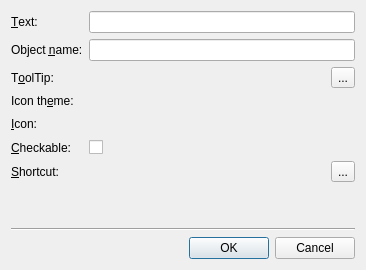
<?xml version="1.0" encoding="UTF-8"?>
<ui version="4.0">
 <comment>*********************************************************************
**
** Copyright (C) 2014 Digia Plc and/or its subsidiary(-ies).
** Contact: http://www.qt-project.org/legal
**
** This file is part of the Qt Designer of the Qt Toolkit.
**
** $QT_BEGIN_LICENSE:LGPL$
** Commercial License Usage
** Licensees holding valid commercial Qt licenses may use this file in
** accordance with the commercial license agreement provided with the
** Software or, alternatively, in accordance with the terms contained in
** a written agreement between you and Digia.  For licensing terms and
** conditions see http://qt.digia.com/licensing.  For further information
** use the contact form at http://qt.digia.com/contact-us.
**
** GNU Lesser General Public License Usage
** Alternatively, this file may be used under the terms of the GNU Lesser
** General Public License version 2.1 as published by the Free Software
** Foundation and appearing in the file LICENSE.LGPL included in the
** packaging of this file.  Please review the following information to
** ensure the GNU Lesser General Public License version 2.1 requirements
** will be met: http://www.gnu.org/licenses/old-licenses/lgpl-2.1.html.
**
** In addition, as a special exception, Digia gives you certain additional
** rights.  These rights are described in the Digia Qt LGPL Exception
** version 1.1, included in the file LGPL_EXCEPTION.txt in this package.
**
** GNU General Public License Usage
** Alternatively, this file may be used under the terms of the GNU
** General Public License version 3.0 as published by the Free Software
** Foundation and appearing in the file LICENSE.GPL included in the
** packaging of this file.  Please review the following information to
** ensure the GNU General Public License version 3.0 requirements will be
** met: http://www.gnu.org/copyleft/gpl.html.
**
**
** $QT_END_LICENSE$
**
*********************************************************************</comment>
 <class>qdesigner_internal::NewActionDialog</class>
 <widget class="QDialog" name="qdesigner_internal::NewActionDialog">
  <property name="geometry">
   <rect>
    <x>0</x>
    <y>0</y>
    <width>366</width>
    <height>270</height>
   </rect>
  </property>
  <property name="windowTitle">
   <string>New Action...</string>
  </property>
  <layout class="QVBoxLayout" name="verticalLayout">
   <item>
    <layout class="QFormLayout" name="formLayout">
     <item row="0" column="0">
      <widget class="QLabel" name="textLabel">
       <property name="text">
        <string>&amp;Text:</string>
       </property>
       <property name="buddy">
        <cstring>editActionText</cstring>
       </property>
      </widget>
     </item>
     <item row="0" column="1">
      <widget class="QLineEdit" name="editActionText">
       <property name="minimumSize">
        <size>
         <width>255</width>
         <height>0</height>
        </size>
       </property>
      </widget>
     </item>
     <item row="1" column="0">
      <widget class="QLabel" name="objectNameLabel">
       <property name="text">
        <string>Object &amp;name:</string>
       </property>
       <property name="buddy">
        <cstring>editObjectName</cstring>
       </property>
      </widget>
     </item>
     <item row="1" column="1">
      <widget class="QLineEdit" name="editObjectName"/>
     </item>
     <item row="2" column="0">
      <widget class="QLabel" name="toolTipLabel">
       <property name="text">
        <string>T&amp;oolTip:</string>
       </property>
       <property name="buddy">
        <cstring>tooltipEditor</cstring>
       </property>
      </widget>
     </item>
     <item row="2" column="1">
      <layout class="QHBoxLayout" name="toolTipLayout">
       <item>
        <widget class="TextPropertyEditor" name="tooltipEditor" native="true">
         <property name="sizePolicy">
          <sizepolicy hsizetype="MinimumExpanding" vsizetype="Preferred">
           <horstretch>0</horstretch>
           <verstretch>0</verstretch>
          </sizepolicy>
         </property>
        </widget>
       </item>
       <item>
        <widget class="QToolButton" name="toolTipToolButton">
         <property name="text">
          <string>...</string>
         </property>
        </widget>
       </item>
      </layout>
     </item>
     <item row="3" column="0">
      <widget class="QLabel" name="iconThemeLabel">
       <property name="text">
        <string>Icon th&amp;eme:</string>
       </property>
       <property name="buddy">
        <cstring>iconThemeEditor</cstring>
       </property>
      </widget>
     </item>
     <item row="3" column="1">
      <widget class="qdesigner_internal::IconThemeEditor" name="iconThemeEditor" native="true"/>
     </item>
     <item row="4" column="0">
      <widget class="QLabel" name="iconLabel">
       <property name="text">
        <string>&amp;Icon:</string>
       </property>
       <property name="buddy">
        <cstring>iconSelector</cstring>
       </property>
      </widget>
     </item>
     <item row="4" column="1">
      <layout class="QHBoxLayout" name="horizontalLayout">
       <item>
        <widget class="qdesigner_internal::IconSelector" name="iconSelector" native="true"/>
       </item>
       <item>
        <spacer>
         <property name="orientation">
          <enum>Qt::Horizontal</enum>
         </property>
         <property name="sizeHint" stdset="0">
          <size>
           <width>40</width>
           <height>20</height>
          </size>
         </property>
        </spacer>
       </item>
      </layout>
     </item>
     <item row="5" column="1">
      <widget class="QCheckBox" name="checkableCheckBox">
       <property name="text">
        <string/>
       </property>
      </widget>
     </item>
     <item row="5" column="0">
      <widget class="QLabel" name="checkableLabel">
       <property name="text">
        <string>&amp;Checkable:</string>
       </property>
       <property name="buddy">
        <cstring>checkableCheckBox</cstring>
       </property>
      </widget>
     </item>
     <item row="6" column="0">
      <widget class="QLabel" name="shortcutLabel">
       <property name="text">
        <string>&amp;Shortcut:</string>
       </property>
       <property name="buddy">
        <cstring>keySequenceEdit</cstring>
       </property>
      </widget>
     </item>
     <item row="6" column="1">
      <layout class="QHBoxLayout" name="keysequenceLayout">
       <item>
        <widget class="QtKeySequenceEdit" name="keySequenceEdit" native="true">
         <property name="sizePolicy">
          <sizepolicy hsizetype="MinimumExpanding" vsizetype="Preferred">
           <horstretch>0</horstretch>
           <verstretch>0</verstretch>
          </sizepolicy>
         </property>
        </widget>
       </item>
       <item>
        <widget class="QToolButton" name="keysequenceResetToolButton">
         <property name="text">
          <string>...</string>
         </property>
        </widget>
       </item>
      </layout>
     </item>
    </layout>
   </item>
   <item>
    <spacer name="verticalSpacer">
     <property name="orientation">
      <enum>Qt::Vertical</enum>
     </property>
     <property name="sizeHint" stdset="0">
      <size>
       <width>0</width>
       <height>0</height>
      </size>
     </property>
    </spacer>
   </item>
   <item>
    <widget class="Line" name="line">
     <property name="orientation">
      <enum>Qt::Horizontal</enum>
     </property>
    </widget>
   </item>
   <item>
    <widget class="QDialogButtonBox" name="buttonBox">
     <property name="orientation">
      <enum>Qt::Horizontal</enum>
     </property>
     <property name="standardButtons">
      <set>QDialogButtonBox::Cancel|QDialogButtonBox::Ok</set>
     </property>
    </widget>
   </item>
  </layout>
 </widget>
 <customwidgets>
  <customwidget>
   <class>qdesigner_internal::IconSelector</class>
   <extends>QWidget</extends>
   <header>iconselector_p.h</header>
   <container>1</container>
  </customwidget>
  <customwidget>
   <class>QtKeySequenceEdit</class>
   <extends>QWidget</extends>
   <header>qtpropertybrowserutils_p.h</header>
   <container>1</container>
  </customwidget>
  <customwidget>
   <class>TextPropertyEditor</class>
   <extends>QWidget</extends>
   <header>textpropertyeditor_p.h</header>
   <container>1</container>
  </customwidget>
  <customwidget>
   <class>qdesigner_internal::IconThemeEditor</class>
   <extends>QWidget</extends>
   <header>iconselector_p.h</header>
   <container>1</container>
  </customwidget>
 </customwidgets>
 <tabstops>
  <tabstop>editActionText</tabstop>
  <tabstop>editObjectName</tabstop>
 </tabstops>
 <resources/>
 <connections>
  <connection>
   <sender>buttonBox</sender>
   <signal>accepted()</signal>
   <receiver>qdesigner_internal::NewActionDialog</receiver>
   <slot>accept()</slot>
   <hints>
    <hint type="sourcelabel">
     <x>165</x>
     <y>162</y>
    </hint>
    <hint type="destinationlabel">
     <x>291</x>
     <y>94</y>
    </hint>
   </hints>
  </connection>
  <connection>
   <sender>buttonBox</sender>
   <signal>rejected()</signal>
   <receiver>qdesigner_internal::NewActionDialog</receiver>
   <slot>reject()</slot>
   <hints>
    <hint type="sourcelabel">
     <x>259</x>
     <y>162</y>
    </hint>
    <hint type="destinationlabel">
     <x>293</x>
     <y>128</y>
    </hint>
   </hints>
  </connection>
 </connections>
</ui>
